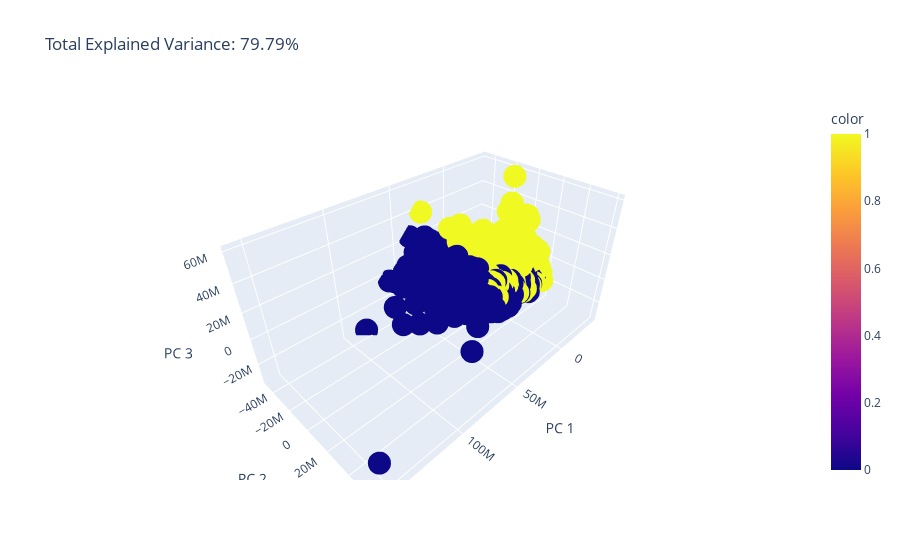

Notebook code for this chart:
### Code cell
pca_visual()

### Figure 1 — Plotly figure (JSON) as saved in the notebook; plotly's stock layout.template omitted (floating-point values rounded to 4 significant figures; data arrays with more than 128 entries replaced by an {"elided": "..."} marker saying what was removed)
{"data": [{"hovertemplate": "PC 1=%{x}<br>PC 2=%{y}<br>PC 3=%{z}<br>color=%{marker.color}<extra></extra>", "legendgroup": "", "marker": {"color": {"elided": "3028 int values"}, "coloraxis": "coloraxis", "symbol": "circle"}, "mode": "markers", "name": "", "scene": "scene", "showlegend": false, "type": "scatter3d", "x": {"elided": "3028 float values"}, "y": {"elided": "3028 float values"}, "z": {"elided": "3028 float values"}}], "layout": {"coloraxis": {"colorbar": {"title": {"text": "color"}}, "colorscale": [[0, "#0d0887"], [0.1111, "#46039f"], [0.2222, "#7201a8"], [0.3333, "#9c179e"], [0.4444, "#bd3786"], [0.5556, "#d8576b"], [0.6667, "#ed7953"], [0.7778, "#fb9f3a"], [0.8889, "#fdca26"], [1, "#f0f921"]]}, "legend": {"tracegroupgap": 0}, "scene": {"domain": {"x": [0, 1], "y": [0, 1]}, "xaxis": {"title": {"text": "PC 1"}}, "yaxis": {"title": {"text": "PC 2"}}, "zaxis": {"title": {"text": "PC 3"}}}, "title": {"text": "Total Explained Variance: 79.79%"}}}
